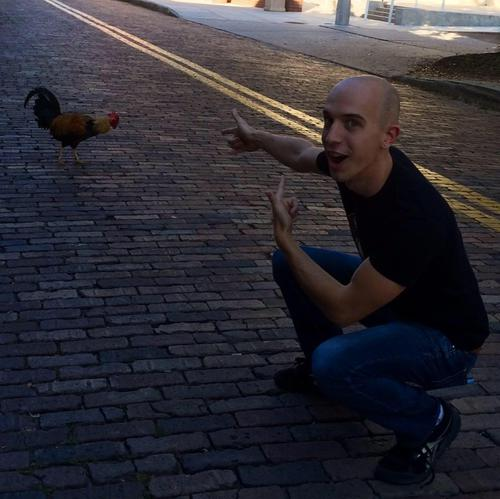
#> input picture opencv_demo/data/rooster.jpg, 500 x 499 px
$ python opencv_demo.py --image data/rooster.jpg
#> lines starting #> are read from the running program, lines starting #| are printed output that depends on the picture; after the words box and inside, x2 and y2 are one past the last pixel; in counts of white or black regions, pixels touching at a corner belong together
# -*- coding: utf-8 -*-
"""
Created on Sat Jul 27 15:41:35 2019

@author: MUKESHGUPTA
"""
# Usage : $python opencv_demo.py --image data/rooster.jpg
from __future__ import print_function
import argparse
import cv2
import numpy as np
import imutils

from matplotlib import pyplot as plt


ap = argparse.ArgumentParser()
ap.add_argument("-i", "--image", required = True,
help = "Path to the image")
args = vars(ap.parse_args())

image = cv2.imread(args["image"])
#> image is the input picture: shape (499, 500, 3); mean B, G, R 52.8, 45.3, 47.5
print("image shape:" , image.shape)
#| image shape: (499, 500, 3)
print("image shape[:2]:" , image.shape[:2])
#| image shape[:2]: (499, 500)
print("width: {} pixels".format(image.shape[1]))
#| width: 500 pixels
print("height: {} pixels".format(image.shape[0]))
#| height: 499 pixels
print("channels: {}".format(image.shape[2]))
#| channels: 3

cv2.imshow("Image", image)


cv2.waitKey(0)
cv2.imwrite("newimage.jpg", image)
(b, g, r) = image[0, 0]
#> b = 96; g = 80; r = 74
print("Pixel at (0, 0) - Red: {}, Green: {}, Blue: {}".format(r,g, b))
#| Pixel at (0, 0) - Red: 74, Green: 80, Blue: 96
corner=image[0:50,0:200]
cv2.imshow("Corner",corner)
#cv2.waitKey(0)
image[0:50,0:200]=(0,0,255)
#> image: shape (499, 500, 3); 4.01% of pixels changed, all inside (x1, y1, x2, y2) = (0, 0, 200, 50)
cv2.imshow("Corner",corner)
#cv2.waitKey(0)

#create images

canvas = np.zeros((300, 300, 3), dtype = "uint8")
green = (0, 255, 0)

cv2.imshow("Canvas", canvas)


for i in range(0,300):
    for j in range(0,300):
        for k in range(0,3):
            pixel_color=np.random.randint(0,255)
            canvas[i,j,k]=pixel_color

cv2.line(canvas, (0, 100), (300, 150), green)


for i in range(0, 25):
    radius = np.random.randint(5, high = 200)
    color = np.random.randint(0, high = 256, size = (3,)).tolist()
    pt = np.random.randint(0, high = 300, size = (2,)) # size(2,) means 2 random numbers as members of array
    cv2.circle(canvas, tuple(pt), radius, color, 10) # Thickeness of line is 10, -1 is for solid fill
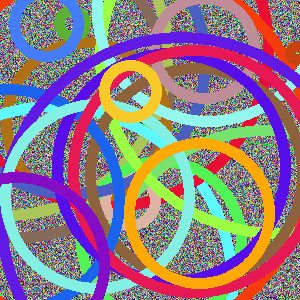
#> canvas: shape (300, 300, 3); mean of channels 0, 1, 2 135.3, 124.5, 142.8; drawn as B, G, R

print(type(pt),type(color))
#| <class 'numpy.ndarray'> <class 'list'>

cv2.imshow("Canvas", canvas)


M = np.float32([[1, 0, 25], [0, 1, 50]])
shifted = cv2.warpAffine(image, M, (image.shape[1], image.shape[0]))
cv2.imshow("Shifted Down and Right", shifted)


(h, w) = image.shape[:2]
#> h = 499; w = 500
center = (w // 2, h // 2)
#> center = (250, 249)

M = cv2.getRotationMatrix2D(center, 45, 1.0)
rotated = cv2.warpAffine(image, M, (w, h))
cv2.imshow("Rotated by 45 Degrees", rotated)

M = cv2.getRotationMatrix2D(center, -90, 1.0)
#> M = [[6.12e-17, -1, 499], [1, 6.12e-17, -1]]
rotated = cv2.warpAffine(image, M, (w, h))
cv2.imshow("Rotated by -90 Degrees", rotated)

rotated = imutils.rotate(image, 180)
cv2.imshow("Rotated by 180 Degrees", rotated)


r = 150.0 / image.shape[1]
#> r = 0.3
dim = (150, int(image.shape[0] * r))
#> dim = (150, 149)

resized = cv2.resize(image, dim, interpolation = cv2.INTER_AREA)
cv2.imshow("Resized (Width)", resized)

flipped = cv2.flip(image, 1)
cv2.imshow("Flipped Horizontally", flipped)


flipped = cv2.flip(image, 0)
cv2.imshow("Flipped Vertically", flipped)

flipped = cv2.flip(image, -1)
cv2.imshow("Flipped Horizontally & Vertically", flipped)
cropped = image[50:550 , 200:580]
cv2.imshow("Cropped", cropped)

M = np.ones(image.shape, dtype = "uint8") * 50
subtracted = cv2.subtract(image, M)
cv2.imshow("Subtracted", subtracted)

M = np.ones(image.shape, dtype = "uint8") * 100
added = cv2.add(image, M)
cv2.imshow("Added", added)


rectangle = np.zeros((300, 300), dtype = "uint8")
cv2.rectangle(rectangle, (25, 25), (275, 275), 255, -1)
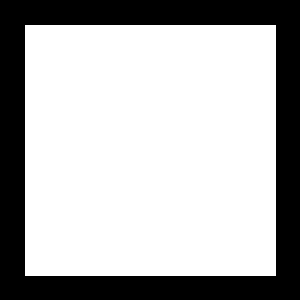
#> rectangle: shape (300, 300); 70% white; 1 black region, box (x1, y1, x2, y2) and area: (0, 0, 300, 300) 26999
cv2.imshow("Rectangle", rectangle)
#cv2.waitKey(0)
circle = np.zeros((300, 300), dtype = "uint8")
cv2.circle(circle, (150, 150), 150, 255, -1)
#> circle: shape (300, 300); 78.5% white; 4 black regions, box (x1, y1, x2, y2) and area: (0, 0, 150, 150) 4980, (151, 0, 300, 133) 4830, (0, 151, 133, 300) 4830, (168, 168, 300, 300) 4681
#cv2.circle(matrix, (centrex, centrey), radius, color, solidfill)
cv2.imshow("Circle", circle)

bitwiseAnd = cv2.bitwise_and(rectangle, circle)
cv2.imshow("AND", bitwiseAnd)


bitwiseOr = cv2.bitwise_or(rectangle, circle)
cv2.imshow("OR", bitwiseOr)


bitwiseXor = cv2.bitwise_xor(rectangle, circle)
cv2.imshow("XOR", bitwiseXor)

bitwiseNot = cv2.bitwise_not(circle)
cv2.imshow("NOT", bitwiseNot)

#Masking

mask = np.zeros(image.shape[:2], dtype = "uint8")
(cX, cY) = (image.shape[1] // 2, image.shape[0] // 2)
cv2.rectangle(mask, (cX - 75, cY - 75), (cX + 75 , cY + 75), 255,-1)
#> mask: shape (499, 500); 9.1% white; 1 white region, box (x1, y1, x2, y2) and area: (175, 174, 326, 325) 22801
cv2.imshow("Mask", mask)

masked = cv2.bitwise_and(image, image, mask = mask)
cv2.imshow("Rectangular Mask Applied to Image", masked)


mask = np.zeros(image.shape[:2], dtype = "uint8")
cv2.circle(mask, (cX, cY), 100, 255, -1)
#> mask: shape (499, 500); 12.6% white; 1 white region, box (x1, y1, x2, y2) and area: (150, 149, 351, 350) 31417
masked = cv2.bitwise_and(image, image, mask = mask)
cv2.imshow("Mask", mask)
cv2.imshow("Circular Mask Applied to Image", masked)

(B, G, R) = cv2.split(image)

cv2.imshow("Red", R)
cv2.imshow("Green", G)
cv2.imshow("Blue", B)
cv2.waitKey(0)

merged = cv2.merge([B, G, R])
cv2.imshow("Merged", merged)


zeros = np.zeros(image.shape[:2], dtype = "uint8")
cv2.imshow("Red", cv2.merge([zeros, zeros, R]))
cv2.imshow("Green", cv2.merge([zeros, G, zeros]))
cv2.imshow("Blue", cv2.merge([B, zeros, zeros]))

image1 = cv2.cvtColor(image, cv2.COLOR_BGR2GRAY)
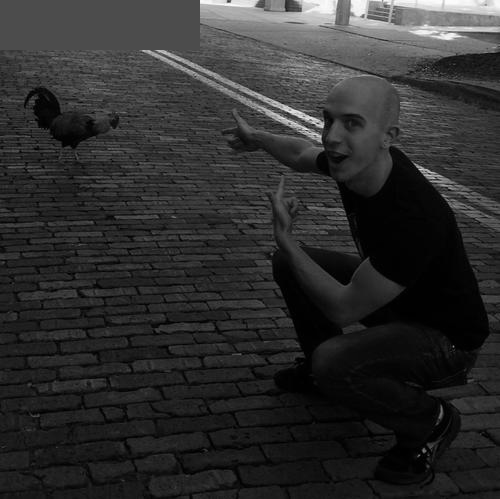
#> image1: shape (499, 500); min 0, max 253, mean 45.7
cv2.imshow("Original", image1)

hist = cv2.calcHist([image1], [0], None, [256], [0, 256])
#> hist = 256 values, max 10871 at index 76, min 0 at index 254, mean 974.6


plt.figure()
plt.title("Grayscale Histogram")
plt.xlabel("Bins")
plt.ylabel("# of Pixels")
plt.plot(hist)
plt.xlim([0, 256])
plt.show()
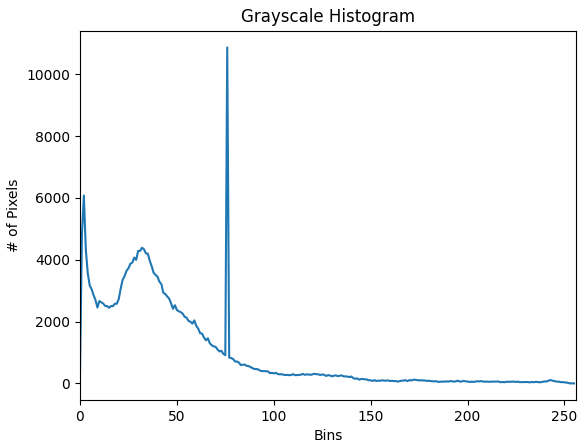
#> figure drawn by matplotlib, 1 panel; curve peaks at x = 76, y = 10871


eq = cv2.equalizeHist(image1)
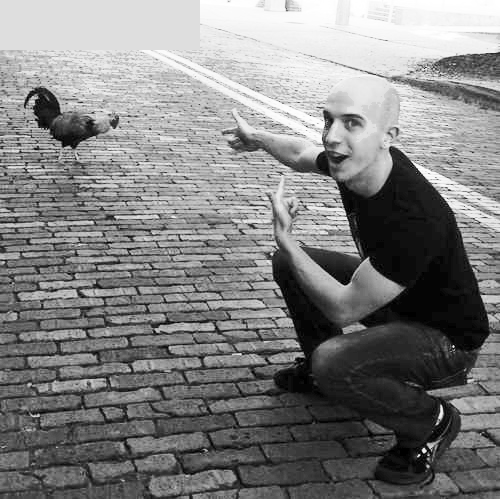
#> eq: shape (499, 500); min 0, max 255, mean 128.9

cv2.imshow("Histogram Equalization", np.hstack([image1, eq])) #show both images side wise
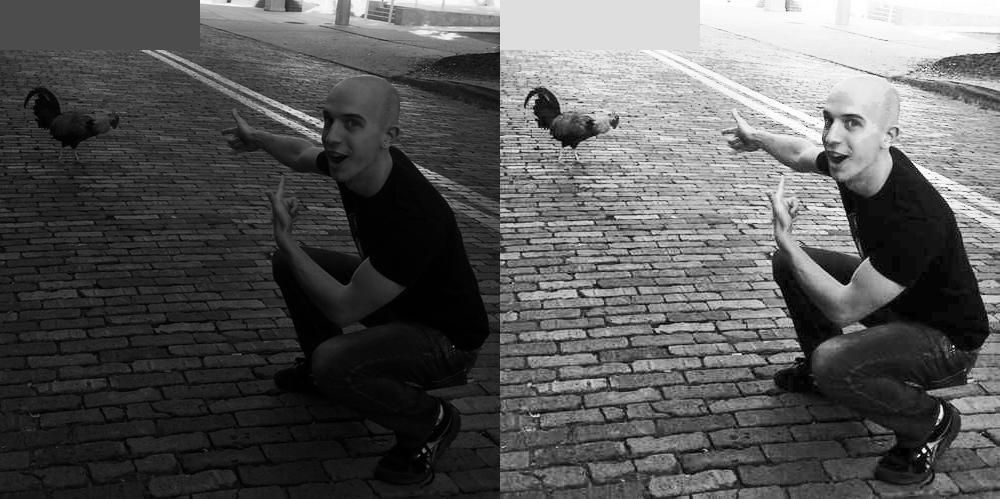
#> window 'Histogram Equalization': shape (499, 1000); min 0, max 255, mean 87.3


blurred = np.hstack([
cv2.blur(image, (3, 3)),
cv2.blur(image, (5, 5)),
cv2.blur(image, (7, 7))])
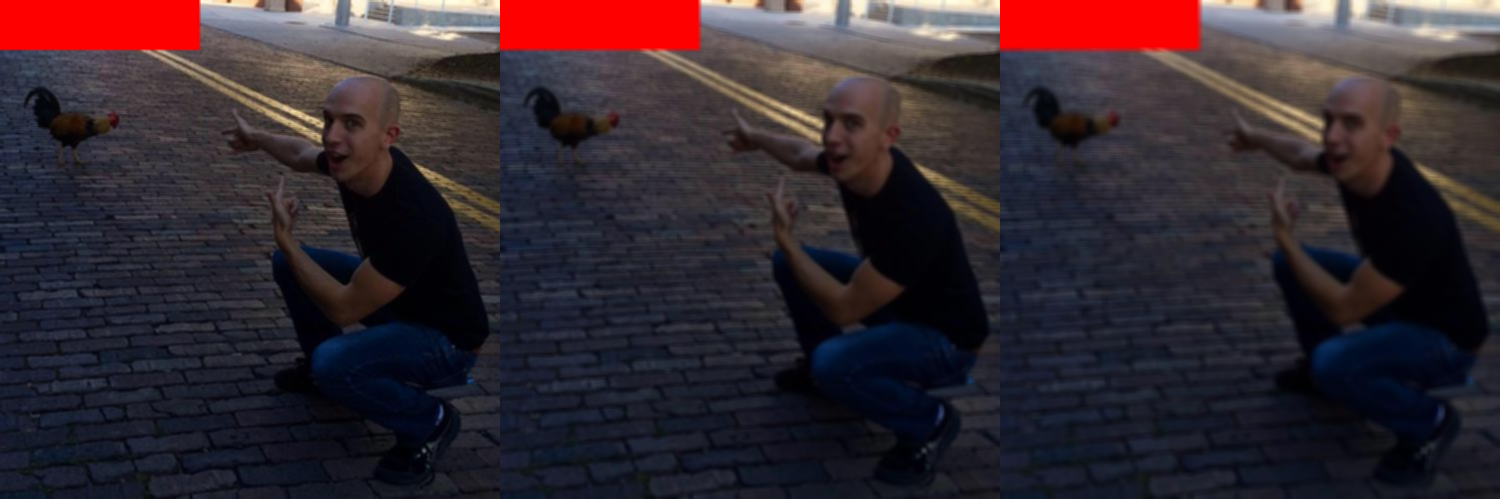
#> blurred: shape (499, 1500, 3); mean B, G, R 48.3, 41.2, 53.3
cv2.imshow("Averaged", blurred)

blurred = np.hstack([
cv2.GaussianBlur(image, (3, 3), 0),
cv2.GaussianBlur(image, (5, 5), 0),
cv2.GaussianBlur(image, (7, 7), 0)])
cv2.imshow("Gaussian", blurred)


blurred = np.hstack([
cv2.medianBlur(image, 3),
cv2.medianBlur(image, 5),
cv2.medianBlur(image, 7)])
cv2.imshow("Median", blurred)

blurred = np.hstack([
cv2.bilateralFilter(image, 5, 21, 21),
cv2.bilateralFilter(image, 7, 31, 31),
cv2.bilateralFilter(image, 9, 41, 41)])
cv2.imshow("Bilateral", blurred)


cv2.waitKey(0)
